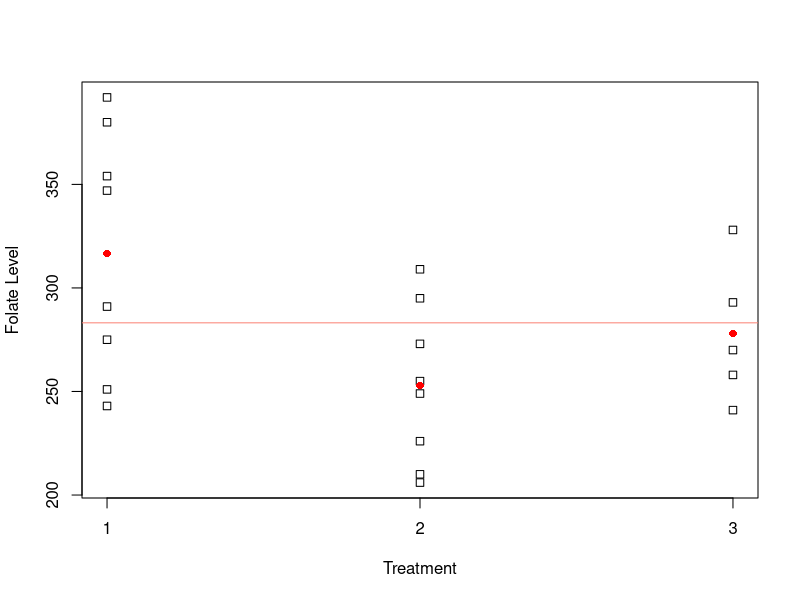

Recreate this plot in R.
# EXAMPLE 1

# Setup sample vectors.
treatment1=c(243, 251, 275, 291, 347, 354, 380, 392)
treatment2=c(206, 210, 226, 249, 255, 273, 295, 309)
treatment3=c(241, 258, 270, 293, 328)
treatments = vector()

for(i in 1:8) {treatments[i]="1"}
for(i in 9:16) {treatments[i]="2"}
for(i in 17:21) {treatments[i]="3"}
treatments

values = c(treatment1, treatment2, treatment3)
values

# Put everything in one table.
data = data.frame(Treatment=treatments, Folate=values)

# Make strip chart.
stripchart(values~treatments, vertical=TRUE, xlab="Treatment", ylab="Folate Level")

# Store means of each group.
means=c(mean(treatment1), mean(treatment2), mean(treatment3))
means

# Add means to graph.
points(c(1, 2, 3), means, pch=16, col="red") # X, Y convention, pch makes it solid.
m=mean(values)
m
abline(m, 0, col="salmon") # Adds horizontal overall mean line.

# SS error and SS groups.
sds=c(sd(treatment1), sd(treatment2), sd(treatment3))
n=c(8, 8, 5)
SS_error=sum(sds^2*(n-1))
SS_groups=sum(n*(means-m)^2)

# MS.
df_error=18
df_groups=2
MS_error=SS_error/df_error
MS_groups=SS_groups/df_groups

# F.
F=MS_groups/MS_error
pf(F, df_groups, df_error, lower.tail=FALSE)
